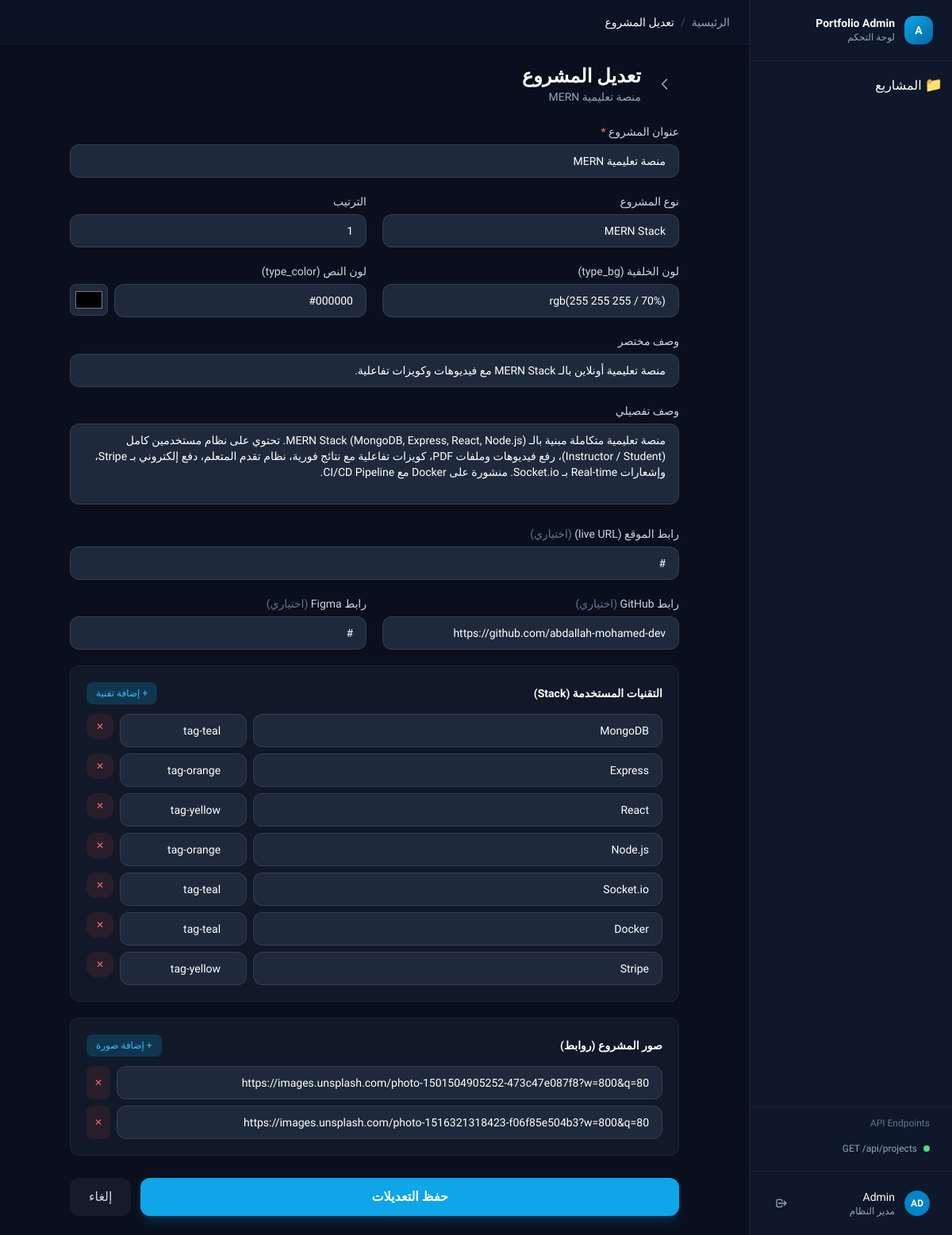
Screenshot of /dashboard/projects/1/edit (signed in) with the database file from the repository.
### tables this page shows
CREATE TABLE projects (
            id          INTEGER PRIMARY KEY AUTOINCREMENT,
            title       TEXT    NOT NULL,
            type        TEXT    NOT NULL DEFAULT '',
            type_bg     TEXT    NOT NULL DEFAULT 'rgba(255,255,255,0.1)',
            type_color  TEXT    NOT NULL DEFAULT '#ffffff',
            short_desc  TEXT    NOT NULL DEFAULT '',
            full_desc   TEXT    NOT NULL DEFAULT '',
            stack       TEXT    NOT NULL DEFAULT '[]',
            stack_colors TEXT   NOT NULL DEFAULT '[]',
            images      TEXT    NOT NULL DEFAULT '[]',
            live_url    TEXT    NOT NULL DEFAULT '#',
            github_url  TEXT    NOT NULL DEFAULT '#',
            figma_url   TEXT    NOT NULL DEFAULT '#',
            sort_order  INTEGER NOT NULL DEFAULT 0,
            created_at  TEXT    NOT NULL DEFAULT (datetime('now'))
        );

### config/auth.php (called while the page is built, shortened)
<?php
function isLoggedIn(): bool
{
    return isset($_SESSION['admin_logged_in']) && $_SESSION['admin_logged_in'] === true;
}

### modules/projects/form_fields.php (the view, shortened to what this page needs)
<?php
$p = $project ?? [];
$v = function(string $key, string $default = '') use ($p): string {
    return htmlspecialchars($p[$key] ?? $default, ENT_QUOTES, 'UTF-8');
};
$stackArr  = json_decode($p['stack']        ?? '[]', true) ?: [];
$colorsArr = json_decode($p['stack_colors'] ?? '[]', true) ?: [];
$imagesArr = json_decode($p['images']       ?? '[]', true) ?: [];
$frmL = "block text-sm text-slate-300 font-medium mb-1.5";
$frmI = "w-full bg-slate-800 border border-white/10 rounded-xl px-4 py-2.5 text-white placeholder-slate-500 focus:outline-none focus:ring-2 focus:ring-sky-500/50 focus:border-sky-500/50 transition-all text-sm";
?>
<div class="grid grid-cols-1 sm:grid-cols-2 gap-5">
    <div class="sm:col-span-2">
        <label class="<?= $frmL ?>">عنوان المشروع <span class="text-red-400">*</span></label>
        <input type="text" name="title" required value="<?= $v('title') ?>" class="<?= $frmI ?>" placeholder="e.g. منصة تعليمية MERN">
    </div>
    <div>
        <label class="<?= $frmL ?>">نوع المشروع</label>
        <input type="text" name="type" value="<?= $v('type') ?>" class="<?= $frmI ?>" placeholder="e.g. MERN Stack">
    </div>
    <div>
        <label class="<?= $frmL ?>">الترتيب</label>
        <input type="number" name="sort_order" value="<?= $v('sort_order', '0') ?>" class="<?= $frmI ?>" min="0">
    </div>
    <div>
        <label class="<?= $frmL ?>">لون الخلفية (type_bg)</label>
        <input type="text" name="type_bg" value="<?= $v('type_bg', 'rgba(255,255,255,0.1)') ?>"
               class="<?= $frmI ?>" placeholder="rgba(245,230,66,0.1)">
    </div>
    <div>
        <label class="<?= $frmL ?>">لون النص (type_color)</label>
        <div class="flex gap-2">
            <input type="text" name="type_color" id="typeColorText" value="<?= $v('type_color', '#ffffff') ?>"
                   class="<?= $frmI ?> flex-1" placeholder="#F5E642">
            <input type="color" id="typeColorPicker" value="<?= $v('type_color', '#ffffff') ?>"
                   class="w-12 h-10 rounded-lg border border-white/10 bg-slate-800 cursor-pointer p-1">
        </div>
    </div>
    <div class="sm:col-span-2">
        <label class="<?= $frmL ?>">وصف مختصر</label>
        <input type="text" name="short_desc" value="<?= $v('short_desc') ?>"
               class="<?= $frmI ?>" placeholder="وصف قصير يظهر في البطاقة">
    </div>
    <div class="sm:col-span-2">
        <label class="<?= $frmL ?>">وصف تفصيلي</label>
        <textarea name="full_desc" rows="4" class="<?= $frmI ?> resize-none"
                  placeholder="وصف مفصّل يظهر في صفحة تفاصيل المشروع"><?= $v('full_desc') ?></textarea>
    </div>
    <div class="sm:col-span-2">
        <label class="<?= $frmL ?>">رابط الموقع (live URL) <span class="text-slate-500 font-normal ml-1">(اختياري)</span></label>
        <input type="text" name="live_url" value="<?= $v('live_url', '#') ?>"
               class="<?= $frmI ?>" placeholder="https://...">
    </div>
    <div>
        <label class="<?= $frmL ?>">رابط GitHub <span class="text-slate-500 font-normal ml-1">(اختياري)</span></label>
        <input type="text" name="github_url" value="<?= $v('github_url', '#') ?>"
               class="<?= $frmI ?>" placeholder="https://github.com/...">
    </div>
    <div>
        <label class="<?= $frmL ?>">رابط Figma <span class="text-slate-500 font-normal ml-1">(اختياري)</span></label>
        <input type="text" name="figma_url" value="<?= $v('figma_url', '#') ?>"
               class="<?= $frmI ?>" placeholder="https://www.figma.com/...">
    </div>
</div>
<div class="bg-slate-800/40 border border-white/5 rounded-xl p-5 space-y-3">
    <div class="flex items-center justify-between">
        <label class="text-sm font-semibold text-white">التقنيات المستخدمة (Stack)</label>
        <button type="button" onclick="addStackRow()"
                class="text-xs px-3 py-1.5 bg-sky-500/20 text-sky-400 rounded-lg hover:bg-sky-500/30 transition-all">
            + إضافة تقنية
        </button>
    </div>
    <div id="stack-container" class="space-y-2">
        <?php
        $maxRows = max(count($stackArr), count($colorsArr), 1);
        for ($i = 0; $i < $maxRows; $i++):
            $tag   = htmlspecialchars($stackArr[$i] ?? '', ENT_QUOTES);
            $color = htmlspecialchars($colorsArr[$i] ?? 'tag-teal', ENT_QUOTES);
        ?>
        <div class="flex flex-col sm:flex-row gap-2 stack-row">
            <input type="text" name="stack[]" value="<?= $tag ?>" placeholder="MongoDB"
                   class="<?= $frmI ?> flex-1 text-sm min-w-0">
            <select name="stack_colors[]" class="<?= $frmI ?> sm:w-40 text-sm appearance-none pr-8">
                <?php foreach (['tag-teal','tag-orange','tag-yellow','tag-pink','tag-purple','tag-blue'] as $c): ?>
                    <option value="<?= $c ?>" <?= $color === $c ? 'selected' : '' ?>><?= $c ?></option>
                <?php endforeach; ?>
            </select>
            <button type="button" onclick="this.closest('.stack-row').remove()"
                    class="px-3 py-2 bg-red-500/10 text-red-400 hover:bg-red-500/20 rounded-xl transition-all text-xs shrink-0 self-start sm:self-auto h-full">✕</button>
        </div>
        <?php endfor; ?>
    </div>
</div>
<div class="bg-slate-800/40 border border-white/5 rounded-xl p-5 space-y-3">
    <div class="flex items-center justify-between">
        <label class="text-sm font-semibold text-white">صور المشروع (روابط)</label>
        <button type="button" onclick="addImageRow()"
                class="text-xs px-3 py-1.5 bg-sky-500/20 text-sky-400 rounded-lg hover:bg-sky-500/30 transition-all">
            + إضافة صورة
        </button>
    </div>
    <div id="images-container" class="space-y-2">
        <?php
        $imgs = count($imagesArr) > 0 ? $imagesArr : [''];
        foreach ($imgs as $img):
            $imgVal = htmlspecialchars($img, ENT_QUOTES);
        ?>
        <div class="flex gap-2 image-row">
            <input type="text" name="images[]" value="<?= $imgVal ?>" placeholder="https://images.unsplash.com/..."
                   class="<?= $frmI ?> flex-1 text-sm">
            <button type="button" onclick="this.closest('.image-row').remove()"
                    class="px-2.5 py-1.5 bg-red-500/10 text-red-400 hover:bg-red-500/20 rounded-lg transition-all text-xs">✕</button>
        </div>
        <?php endforeach; ?>
    </div>
</div>

### modules/projects/edit.php (shortened to what this page needs)
<?php
require_once __DIR__ . '/../../config/auth.php';
$parts = explode('/', trim(parse_url($_SERVER['REQUEST_URI'], PHP_URL_PATH), '/'));
$id = isset($parts[2]) ? (int)$parts[2] : 0;
$db = getDB();
$stmt = $db->prepare("SELECT * FROM projects WHERE id = ?");
$stmt->execute([$id]);
$project = $stmt->fetch();
?>
<div class="max-w-3xl mx-auto">
    <div class="flex items-center gap-3 mb-6">
        <a href="/dashboard/projects"
           class="text-slate-400 hover:text-white transition-colors p-2 rounded-lg hover:bg-white/5">
            <svg xmlns="http://www.w3.org/2000/svg" class="w-5 h-5" fill="none" viewBox="0 0 24 24" stroke="currentColor">
                <path stroke-linecap="round" stroke-linejoin="round" stroke-width="2" d="M15 19l-7-7 7-7"/>
            </svg>
        </a>
        <div>
            <h2 class="text-2xl font-bold text-white">تعديل المشروع</h2>
            <p class="text-slate-400 text-sm"><?= htmlspecialchars($project['title'], ENT_QUOTES) ?></p>
        </div>
    </div>
    <form method="POST" action="/dashboard/projects/update" class="space-y-5">
        <?php require __DIR__ . '/form_fields.php'; ?>
        <div class="flex gap-3 pt-2">
            <button type="submit"
                    class="flex-1 bg-sky-500 hover:bg-sky-400 text-white font-semibold py-3 rounded-xl transition-all shadow-lg shadow-sky-500/20">
                حفظ التعديلات
            </button>
            <a href="/dashboard/projects"
               class="px-6 py-3 bg-white/5 hover:bg-white/10 text-slate-300 rounded-xl transition-all font-medium">
                إلغاء
            </a>
        </div>
    </form>
</div>
<?php
$content   = ob_get_clean();
$pageTitle = 'تعديل المشروع';
require __DIR__ . '/../../views/layout/base.php';

### index.php (shortened to what this page needs)
<?php
require_once __DIR__ . '/config/auth.php';
$uri    = parse_url($_SERVER['REQUEST_URI'], PHP_URL_PATH);
$uri    = rtrim($uri, '/') ?: '/';
if (preg_match('#^/dashboard/projects/(\d+)/edit$#', $uri)) {
    require __DIR__ . '/modules/projects/edit.php';
    exit;
}
?>

### views/layout/base.php (shortened to what this page needs)
<?php
function e(string $value): string {
    return htmlspecialchars($value, ENT_QUOTES, 'UTF-8');
}
?>
<!DOCTYPE html>
<html lang="ar" dir="rtl">
<head>
    <script src="https://cdn.tailwindcss.com"></script>
</head>
<body class="bg-dark-950 text-white min-h-screen">
<div class="flex min-h-screen">
    <?php if (isLoggedIn()): ?>
        <?php require __DIR__ . '/sidebar.php'; ?>
    <?php endif; ?>
    <div class="flex-1 flex flex-col min-w-0">
        <?php if (isLoggedIn()): ?>
            <?php require __DIR__ . '/header.php'; ?>
        <?php endif; ?>
        <main class="flex-1 p-6 overflow-auto">
            <?php echo $content ?? ''; ?>
        </main>
    </div>
</div>
</body>
</html>

### views/layout/sidebar.php (shortened to what this page needs)
<?php
$currentPath = parse_url($_SERVER['REQUEST_URI'], PHP_URL_PATH);
?>
<aside class="w-64 bg-dark-900 border-l border-white/5 flex flex-col shrink-0 min-h-screen">
    <div class="px-6 py-5 border-b border-white/5">
        <div class="flex items-center gap-3">
            <div class="w-9 h-9 rounded-xl bg-gradient-to-br from-brand-500 to-brand-700 flex items-center justify-center text-white font-bold text-sm">A</div>
            <div>
                <p class="text-sm font-bold text-white leading-tight">Portfolio Admin</p>
                <p class="text-xs text-slate-400">لوحة التحكم</p>
            </div>
        </div>
    </div>
    <nav class="flex-1 px-3 py-4 space-y-1 overflow-y-auto">
        <a href="/dashboard/projects"
           class="sidebar-link <?= str_starts_with($currentPath, '/dashboard/projects') ? 'active' : '' ?>">
            <span class="text-lg">📁</span>
            <span>المشاريع</span>
        </a>
    </nav>
    <div class="px-3 py-3 border-t border-white/5">
        <p class="text-xs text-slate-500 px-4 mb-2 font-medium">API Endpoints</p>
        <a href="/api/projects" target="_blank"
           class="flex items-center gap-2 px-4 py-2 text-xs text-slate-400 hover:text-brand-400 hover:bg-white/5 rounded-xl transition-all">
            <span class="w-2 h-2 rounded-full bg-green-400 inline-block"></span>
            GET /api/projects
        </a>
    </div>
    <div class="px-3 py-3 border-t border-white/5">
        <div class="flex items-center gap-3 px-4 py-2.5">
            <div class="w-8 h-8 rounded-full bg-brand-600 flex items-center justify-center text-xs font-bold">AD</div>
            <div class="flex-1 min-w-0">
                <p class="text-sm text-white font-medium truncate"><?= e($_SESSION['admin_user'] ?? 'Admin') ?></p>
                <p class="text-xs text-slate-400">مدير النظام</p>
            </div>
            <a href="/logout" title="تسجيل الخروج"
               class="text-slate-400 hover:text-red-400 transition-colors p-1 rounded-lg hover:bg-red-400/10">
                <svg xmlns="http://www.w3.org/2000/svg" class="w-4 h-4" fill="none" viewBox="0 0 24 24" stroke="currentColor">
                    <path stroke-linecap="round" stroke-linejoin="round" stroke-width="2"
                          d="M17 16l4-4m0 0l-4-4m4 4H7m6 4v1a2 2 0 01-2 2H5a2 2 0 01-2-2V7a2 2 0 012-2h6a2 2 0 012 2v1"/>
                </svg>
            </a>
        </div>
    </div>
</aside>

### views/layout/header.php (shortened to what this page needs)
<header class="h-14 bg-dark-900/50 border-b border-white/5 flex items-center px-6 gap-4 sticky top-0 z-10 backdrop-blur-md">
    <div class="flex-1 flex items-center gap-2 text-sm text-slate-400">
        <a href="/dashboard/projects" class="hover:text-white transition-colors">الرئيسية</a>
        <?php if (isset($pageTitle)): ?>
            <span class="text-slate-600">/</span>
            <span class="text-white font-medium"><?= e($pageTitle) ?></span>
        <?php endif; ?>
    </div>
</header>

### views/layout/base.php (style rules this page uses)
body { font-family: 'Cairo', 'Tajawal', sans-serif; }
.sidebar-link { @apply flex items-center gap-3 px-4 py-2.5 rounded-xl text-slate-300 hover:bg-white/10 hover:text-white transition-all duration-200; }
.sidebar-link.active { @apply bg-brand-500/20 text-brand-400 font-semibold; }

### rows the page displays
projects: title "منصة تعليمية MERN", type "MERN Stack", sort_order "1", type_bg "rgb(255 255 255 / 70%)", type_color "#000000", short_desc "منصة تعليمية أونلاين بالـ MERN Stack مع فيديوهات وكويزات تفاعلية.", full_desc "منصة تعليمية متكاملة مبنية بالـ MERN Stack (MongoDB, Express, React, Node.js). تحتوي على نظام مستخدمين كامل (Instructor / Student)، رفع فيديوهات وملفات PDF، كويزات تفاعلية مع نتائج فورية، نظام تقدم المتعلم، دفع إلكتروني بـ Stripe، وإشعارات Real-time بـ Socket.io. منشورة على Docker مع CI/CD Pipeline.", live_url "#", github_url "https://github.com/abdallah-mohamed-dev", figma_url "#", stack "MongoDB", stack_colors "tag-teal", stack "Express", stack_colors "tag-orange", stack "React", stack_colors "tag-yellow", stack "Node.js", stack "Socket.io", stack "Docker", stack "Stripe", images "https://images.unsplash.com/photo-1501504905252-473c47e087f8?w=800&q=80", images "https://images.unsplash.com/photo-1516321318423-f06f85e504b3?w=800&q=80"

### other values shown
$_SESSION['admin_user'] "Admin"
$pageTitle "تعديل المشروع"
